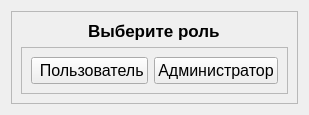
               <widget class="QWidget" name="pageChoiceRole">
                <layout class="QVBoxLayout" name="verticalLayout_9">
                 <item>
                  <widget class="QFrame" name="frame_19">
                   <property name="frameShape">
                    <enum>QFrame::StyledPanel</enum>
                   </property>
                   <property name="frameShadow">
                    <enum>QFrame::Raised</enum>
                   </property>
                   <layout class="QVBoxLayout" name="verticalLayout_8">
                    <item alignment="Qt::AlignHCenter">
                     <widget class="QLabel" name="label">
                      <property name="font">
                       <font>
                        <pointsize>13</pointsize>
                        <weight>75</weight>
                        <bold>true</bold>
                       </font>
                      </property>
                      <property name="text">
                       <string>Выберите роль</string>
                      </property>
                     </widget>
                    </item>
                    <item>
                     <widget class="QFrame" name="frame_20">
                      <property name="styleSheet">
                       <string notr="true"/>
                      </property>
                      <property name="frameShape">
                       <enum>QFrame::StyledPanel</enum>
                      </property>
                      <property name="frameShadow">
                       <enum>QFrame::Raised</enum>
                      </property>
                      <layout class="QHBoxLayout" name="horizontalLayout_10">
                       <item alignment="Qt::AlignHCenter">
                        <widget class="QPushButton" name="userModeBtn">
                         <property name="font">
                          <font>
                           <pointsize>12</pointsize>
                          </font>
                         </property>
                         <property name="cursor">
                          <cursorShape>PointingHandCursor</cursorShape>
                         </property>
                         <property name="text">
                          <string> Пользователь</string>
                         </property>
                         <property name="icon">
                          <iconset resource="../resources.qrc">
                           <normaloff>:/icons/shopping-cart.svg</normaloff>:/icons/shopping-cart.svg</iconset>
                         </property>
                         <property name="iconSize">
                          <size>
                           <width>24</width>
                           <height>24</height>
                          </size>
                         </property>
                        </widget>
                       </item>
                       <item alignment="Qt::AlignHCenter">
                        <widget class="QPushButton" name="adminModeBtn">
                         <property name="font">
                          <font>
                           <pointsize>12</pointsize>
                          </font>
                         </property>
                         <property name="cursor">
                          <cursorShape>PointingHandCursor</cursorShape>
                         </property>
                         <property name="mouseTracking">
                          <bool>false</bool>
                         </property>
                         <property name="text">
                          <string>Администратор</string>
                         </property>
                         <property name="icon">
                          <iconset resource="../resources.qrc">
                           <normaloff>:/icons/user.svg</normaloff>:/icons/user.svg</iconset>
                         </property>
                         <property name="iconSize">
                          <size>
                           <width>24</width>
                           <height>24</height>
                          </size>
                         </property>
                         <property name="checkable">
                          <bool>false</bool>
                         </property>
                        </widget>
                       </item>
                      </layout>
                     </widget>
                    </item>
                   </layout>
                  </widget>
                 </item>
                </layout>
               </widget>
